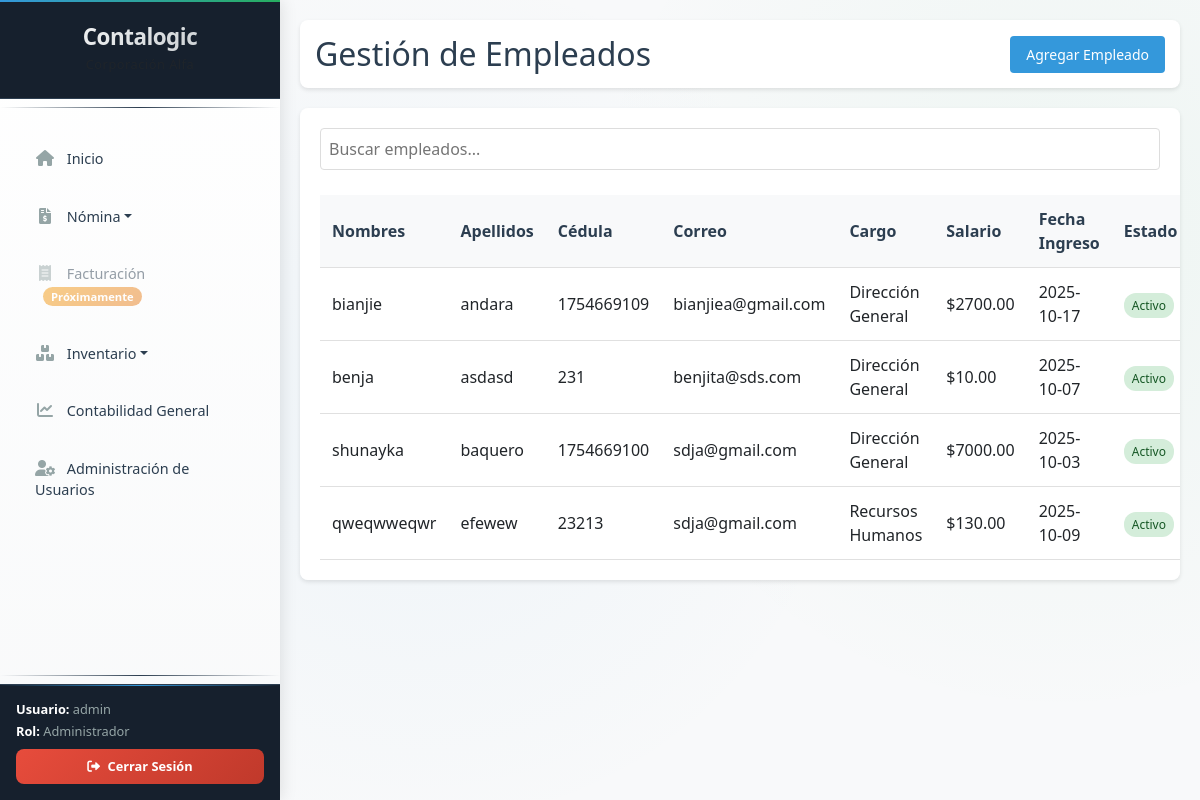
The page /empleados (signed in) on the database its author committed.
### tables this page shows
CREATE TABLE empleados (
        id INTEGER PRIMARY KEY AUTOINCREMENT,
        nombres TEXT NOT NULL,
        apellidos TEXT NOT NULL,
        cedula TEXT UNIQUE NOT NULL,
        correo TEXT NOT NULL,
        cargo TEXT NOT NULL,
        salario REAL NOT NULL,
        fecha_ingreso DATE NOT NULL,
        activo BOOLEAN DEFAULT 1
    );

### app.py (the view)
@app.route('/empleados')
@login_required
def empleados():
    employees = get_all_employees()
    return render_template('empleados.html', employees=employees)

### app.py (called while the page is built)
def login_required(f):
    @wraps(f)
    def decorated_function(*args, **kwargs):
        if 'logged_in' not in session:
            return redirect(url_for('login'))
        return f(*args, **kwargs)
    return decorated_function

### database.py (called while the page is built)
def get_db_connection():
    conn = sqlite3.connect('contalogic.db')
    conn.row_factory = sqlite3.Row
    return conn

def get_all_employees():
    conn = get_db_connection()
    employees = conn.execute('SELECT * FROM empleados ORDER BY apellidos, nombres').fetchall()
    conn.close()
    return employees

### templates/empleados.html (shortened to what this page needs)
{% extends "base.html" %}
{% block css_files %}
<link rel="stylesheet" href="{{ url_for('static', filename='css/empleados.css') }}">
{% endblock %}
{% block content %}
<div class="page-content">
    <div class="page-header">
        <h2>Gestión de Empleados</h2>
        <button class="btn btn-primary" onclick="openModal('addEmployeeModal')">Agregar Empleado</button>
    </div>
    <div class="table-container">
        <table class="data-table" id="employeesTable">
            <thead>
                <tr>
                    <th>Nombres</th>
                    <th>Apellidos</th>
                    <th>Cédula</th>
                    <th>Correo</th>
                    <th>Cargo</th>
                    <th>Salario</th>
                    <th>Fecha Ingreso</th>
                    <th>Estado</th>
                </tr>
            </thead>
            <tbody>
                {% for employee in employees %}
                <tr data-id="{{ employee.id }}">
                    <td>{{ employee.nombres }}</td>
                    <td>{{ employee.apellidos }}</td>
                    <td>{{ employee.cedula }}</td>
                    <td>{{ employee.correo }}</td>
                    <td>{{ employee.cargo }}</td>
                    <td>${{ "%.2f"|format(employee.salario) }}</td>
                    <td>{{ employee.fecha_ingreso }}</td>
                    <td>
                        <span class="status-badge {{ 'active' if employee.activo else 'inactive' }}">
                            {{ 'Activo' if employee.activo else 'Inactivo' }}
                        </span>
                    </td>
                </tr>
                {% endfor %}
            </tbody>
        </table>
    </div>
</div>
{% endblock %}

### static/css/sidebar.css (style rules this page uses)
:root { --sidebar-bg: #1e2a3a; --sidebar-header-bg: #16202d; --sidebar-hover: #2a3a4d; --sidebar-active: #3498db; --sidebar-border: #2d3e50; --text-primary: #ecf0f1; --text-secondary: #95a5a6; --text-muted: #7f8c8d; --accent-color: #3498db; --success-color: #27ae60; --danger-color: #e74c3c; --warning-color: #f39c12; }
body { margin: 0 !important; padding: 0 !important; overflow-x: hidden; }

### static/css/empleados.css (style rules this page uses)
.page-header { display: flex; justify-content: space-between; align-items: center; margin-bottom: 20px; padding: 15px; background: white; border-radius: 8px; box-shadow: 0 2px 4px rgba(0, 0, 0, 0.1); }
.page-header h2 { margin: 0; color: #2c3e50; }
.table-container { background: white; border-radius: 8px; padding: 20px; box-shadow: 0 2px 4px rgba(0, 0, 0, 0.1); overflow-x: auto; }
.data-table { width: 100%; border-collapse: collapse; margin-top: 10px; }
.data-table th, .data-table td { padding: 12px; text-align: left; border-bottom: 1px solid #e0e0e0; }
.data-table th { background-color: #f8f9fa; font-weight: 600; color: #2c3e50; position: sticky; top: 0; }
.status-badge { padding: 4px 8px; border-radius: 12px; font-size: 12px; font-weight: 500; }
.status-badge.active { background-color: #d4edda; color: #155724; }
.btn { padding: 8px 16px; border: none; border-radius: 4px; cursor: pointer; font-size: 14px; font-weight: 500; transition: all 0.3s ease; text-decoration: none; display: inline-block; text-align: center; }
.btn-primary { background-color: #3498db; color: white; }

### rows shown on the page
empleados: nombres "bianjie", apellidos "andara", cedula "1754669109", correo "bianjiea@gmail.com", cargo "Dirección General", salario "2700.00", fecha_ingreso "2025-10-17", activo "Activo"
empleados: nombres "benja", apellidos "asdasd", cedula "231", correo "benjita@sds.com", cargo "Dirección General", salario "10.00", fecha_ingreso "2025-10-07", activo "Activo"
empleados: nombres "shunayka", apellidos "baquero", cedula "1754669100", correo "sdja@gmail.com", cargo "Dirección General", salario "7000.00", fecha_ingreso "2025-10-03", activo "Activo"
empleados: nombres "qweqwweqwr", apellidos "efewew", cedula "23213", correo "sdja@gmail.com", cargo "Recursos Humanos", salario "130.00", fecha_ingreso "2025-10-09", activo "Activo"

### other values the page prints
{{ session.username }} "admin"
{{ session.user_role }} "Administrador"
